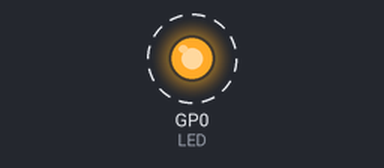
Simulated run of this program. Board: Raspberry Pi Pico running MicroPython. On the bench: output pins drawn as LEDs (lit = HIGH). Dashed ring = blinking.

Above: at 0.5 s.
Timing chart, 0 to 4.6 s (numbered marks = the images above):
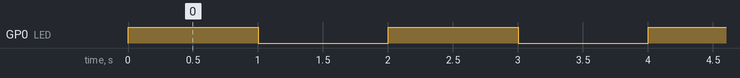

Measured:
- by itself, GP0 (LED): alternates HIGH for 1.0 s and LOW for 1.0 s

The program:

LEDrate2.py
```python
#---------------------------------------------------------
#				CHANGE THE LED FLASHING RATE
#				============================
#
# In this program an external LED and two pushbuttons are
# connected to Pico. Pressing Faster flashes the LED faster,
# and pressing Slower flashes the LED slower
# In this modified version, internal pull-ups are used
#
# Author: Dogan Ibrahim
# File  : LEDrate2.py
# Date  : February, 2021
#----------------------------------------------------------
import machine
import utime

LED = machine.Pin(0, machine.Pin.OUT)

while True:
    LED.on()				# LED ON
    utime.sleep(1)			# Delay dly
    LED.off()				# LED OFF
    utime.sleep(1)			# Delay dly
```
